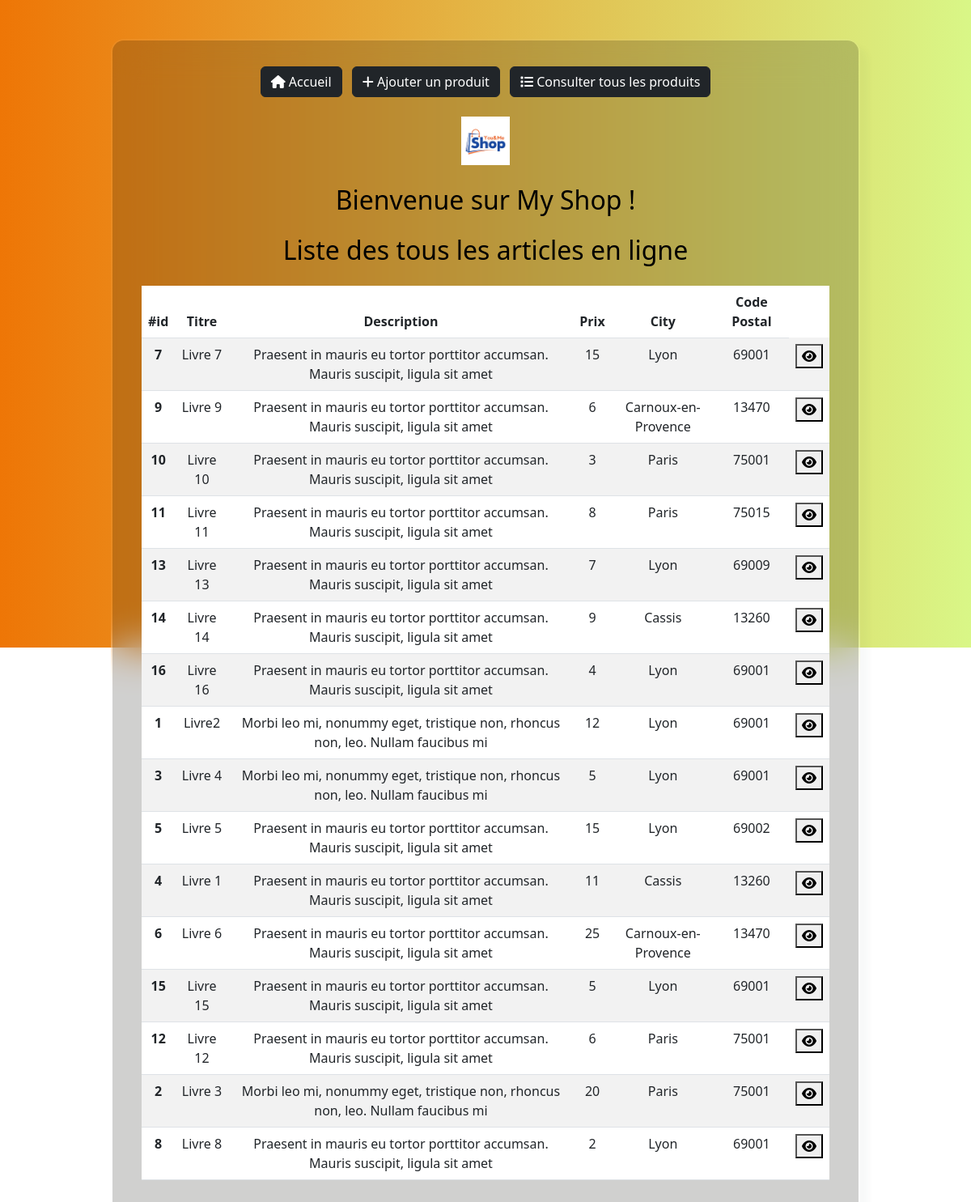
The page /annonces/all on the database its author committed.
### tables this page shows
CREATE TABLE `produit` (
  `id_produit` int NOT NULL,
  `title` varchar(255) NOT NULL,
  `description` varchar(255) NOT NULL,
  `price` float NOT NULL,
  `city` varchar(255) NOT NULL,
  `postal_code` int NOT NULL,
  `reservation_text` varchar(255) DEFAULT NULL,
  `createdAt` datetime NOT NULL DEFAULT CURRENT_TIMESTAMP
);

### src/controllers/annonces/annonce-all.php (called while the page is built, shortened)
<?php
$annonceModel = new AnnonceModel;
$produitData = $annonceModel->getAllAnnonces();
include '../templates/base.phtml';

### public/index.php (called while the page is built, shortened)
<?php
$routes = require '../app/routes.php';
$path = '/';
if (array_key_exists('PATH_INFO', $_SERVER)) {
    $path = $_SERVER['PATH_INFO'];
}
$controller = null;
foreach ($routes as $route) {
    if ($route['path'] == $path) {
        $controller = $route['controller'];
        break;
    }
}
 require '../src/controllers/' . $controller;

### src/Core/Database.php (called while the page is built, shortened)
<?php
class Database {
    static function getPDOConnection(): PDO
    {
        $dsn = 'mysql:dbname='.$_ENV['DB_NAME'].';host='.$_ENV['DB_HOST'].';charset=utf8;port=3306';
        $user = $_ENV['DB_USER'];
        $password = $_ENV['DB_PASS'];
        $options = [
            PDO::ATTR_ERRMODE => PDO::ERRMODE_EXCEPTION,
            PDO::ATTR_DEFAULT_FETCH_MODE => PDO::FETCH_ASSOC
        ];
        try {
            $pdo = new PDO($dsn, $user, $password, $options);
        }
        catch(PDOException $exception) {
            echo 'ERREUR PDO : ' . $exception->getMessage();
            exit;
        }
        return $pdo;
    }
}

### src/Model/annonceModel.php (called while the page is built, shortened)
<?php
class AnnonceModel extends AbstractModel {
    function getAllAnnonces(): array
    {
        $sql = 'SELECT * FROM produit ORDER BY createdAt DESC;';
        $pdoStatement = self::$pdo->prepare($sql);
        $pdoStatement->execute();
        $results = $pdoStatement->fetchAll();
        $annonces = [];
        foreach ($results as $result) {
            $annonce = new Annonce(
                $result['id_produit'],
                $result['title'],
                $result['description'],
                $result['price'],
                $result['city'],
                $result['postal_code'],
            );
            $annonces[] = $annonce;
        }
        return $annonces;
    }
}

### src/Entity/Annonce.php (called while the page is built, shortened)
<?php
class Annonce {
    private ?int $id_produit;
    private string $title;
    private string $description;
    private string $price;
    private string $city;
    private string $postal_code;
    public function __construct(?int $id_produit, string $title, string $description, string $price, string $city, string $postal_code, string $reservation_text="")
    {
        $this->id_produit = $id_produit;
        $this->title = $title;
        $this->description = $description;
        $this->price = $price;
        $this->city = $city;
        $this->postal_code = $postal_code;
    }
    public function getIdProduit(): ?int
    {
        return $this->id_produit;
    }
    public function getTitle(): string
    {
        return $this->title;
    }
    public function getDescription(): string
    {
        return $this->description;
    }
    public function getPrice(): string
    {
        return $this->price;
    }
    public function getCity(): string
    {
        return $this->city;
    }
    public function getCP(): ?int
    {
        return $this->postal_code;
    }
}

### templates/pages/annonces/annonce-all.phtml (the view, shortened to what this page needs)
<div class="text-center pt-3 pb-2">
    <img src="img/logo.png" alt="MyShop" width="60">
    <h2 class="my-4">Bienvenue sur My Shop !</h2>
    <h2 class="my-4">Liste des tous les articles en ligne</h2>
<table class="table table-striped bg-white">
<thead>
<tr>
  <th scope="col">#id</th>
  <th scope="col">Titre</th>
  <th scope="col">Description</th>
  <th scope="col">Prix</th>
  <th scope="col">City</th>
  <th scope="col">Code Postal</th>
</tr>
</thead>
<tbody>
<?php
foreach ($produitData as $produit) {
    ?>
    <tr class="text-break">
    <th scope="row"><?= $produit->getIdProduit() ?></th>
    <td><?= $produit->getTitle() ?></td>
    <td><?= $produit->getDescription() ?></td>
    <td><?= $produit->getPrice() ?></td>
    <td><?= $produit->getCity() ?></td>
    <td><?= $produit->getCP() ?></td>
    <td>
        <a href="/annonce/consult?id_produit=<?= $produit->getIdProduit() ?>"><button><i class="fas fa-eye"></i></button></a>
    </td>
    </tr>
<?php
}
?>
</tbody>
</table>
</div>

### public/css/style.css (style rules this page uses)
a { text-decoration: none!important; }

### rows shown on the page
produit: id_produit "7", title "Livre 7", description "Praesent in mauris eu tortor porttitor accumsan. Mauris suscipit, ligula sit amet", price "15", city "Lyon", postal_code "69001"
produit: id_produit "9", title "Livre 9", description "Praesent in mauris eu tortor porttitor accumsan. Mauris suscipit, ligula sit amet", price "6", city "Carnoux-en-Provence", postal_code "13470"
produit: id_produit "10", title "Livre 10", description "Praesent in mauris eu tortor porttitor accumsan. Mauris suscipit, ligula sit amet", price "3", city "Paris", postal_code "75001"
produit: id_produit "11", title "Livre 11", description "Praesent in mauris eu tortor porttitor accumsan. Mauris suscipit, ligula sit amet", price "8", city "Paris", postal_code "75015"
produit: id_produit "13", title "Livre 13", description "Praesent in mauris eu tortor porttitor accumsan. Mauris suscipit, ligula sit amet", price "7", city "Lyon", postal_code "69009"
produit: id_produit "14", title "Livre 14", description "Praesent in mauris eu tortor porttitor accumsan. Mauris suscipit, ligula sit amet", price "9", city "Cassis", postal_code "13260"
produit: id_produit "16", title "Livre 16", description "Praesent in mauris eu tortor porttitor accumsan. Mauris suscipit, ligula sit amet", price "4", city "Lyon", postal_code "69001"
produit: id_produit "1", title "Livre2", description "Morbi leo mi, nonummy eget, tristique non, rhoncus non, leo. Nullam faucibus mi", price "12", city "Lyon", postal_code "69001"
produit: id_produit "3", title "Livre 4", description "Morbi leo mi, nonummy eget, tristique non, rhoncus non, leo. Nullam faucibus mi", price "5", city "Lyon", postal_code "69001"
produit: id_produit "5", title "Livre 5", description "Praesent in mauris eu tortor porttitor accumsan. Mauris suscipit, ligula sit amet", price "15", city "Lyon", postal_code "69002"
produit: id_produit "4", title "Livre 1", description "Praesent in mauris eu tortor porttitor accumsan. Mauris suscipit, ligula sit amet", price "11", city "Cassis", postal_code "13260"
produit: id_produit "6", title "Livre 6", description "Praesent in mauris eu tortor porttitor accumsan. Mauris suscipit, ligula sit amet", price "25", city "Carnoux-en-Provence", postal_code "13470"
produit: id_produit "15", title "Livre 15", description "Praesent in mauris eu tortor porttitor accumsan. Mauris suscipit, ligula sit amet", price "5", city "Lyon", postal_code "69001"
produit: id_produit "12", title "Livre 12", description "Praesent in mauris eu tortor porttitor accumsan. Mauris suscipit, ligula sit amet", price "6", city "Paris", postal_code "75001"
produit: id_produit "2", title "Livre 3", description "Morbi leo mi, nonummy eget, tristique non, rhoncus non, leo. Nullam faucibus mi", price "20", city "Paris", postal_code "75001"
produit: id_produit "8", title "Livre 8", description "Praesent in mauris eu tortor porttitor accumsan. Mauris suscipit, ligula sit amet", price "2", city "Lyon", postal_code "69001"
